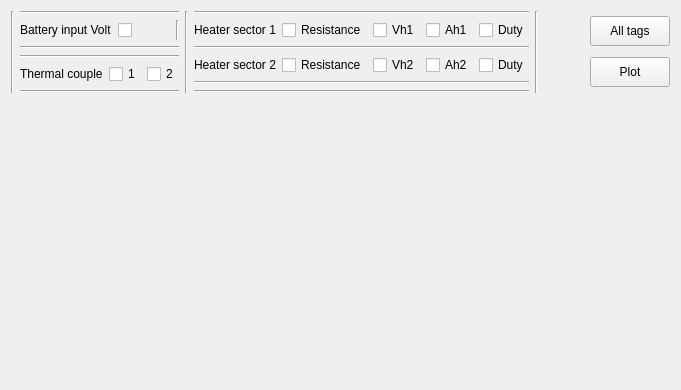
              <widget class="QWidget" name="tab_9">
               <attribute name="title">
                <string>Curve</string>
               </attribute>
               <layout class="QGridLayout" name="gridLayout_11">
                <item row="0" column="2">
                 <layout class="QVBoxLayout" name="verticalLayout_25">
                  <item>
                   <widget class="QPushButton" name="Log_display_recover">
                    <property name="maximumSize">
                     <size>
                      <width>16777215</width>
                      <height>30</height>
                     </size>
                    </property>
                    <property name="styleSheet">
                     <string notr="true">font: 14px &quot;Tahoma&quot;;</string>
                    </property>
                    <property name="text">
                     <string>All tags</string>
                    </property>
                   </widget>
                  </item>
                  <item>
                   <widget class="QPushButton" name="Log_display_change">
                    <property name="maximumSize">
                     <size>
                      <width>16777215</width>
                      <height>30</height>
                     </size>
                    </property>
                    <property name="styleSheet">
                     <string notr="true">font: 14px &quot;Tahoma&quot;;</string>
                    </property>
                    <property name="text">
                     <string>Plot</string>
                    </property>
                   </widget>
                  </item>
                 </layout>
                </item>
                <item row="1" column="0" colspan="3">
                 <widget class="QCustomPlot" name="BAT_customplot_Heat" native="true">
                  <property name="minimumSize">
                   <size>
                    <width>0</width>
                    <height>280</height>
                   </size>
                  </property>
                  <property name="styleSheet">
                   <string notr="true">font: 14px &quot;Tahoma&quot;;</string>
                  </property>
                 </widget>
                </item>
                <item row="0" column="0">
                 <layout class="QHBoxLayout" name="horizontalLayout_57">
                  <item>
                   <layout class="QHBoxLayout" name="horizontalLayout_58">
                    <item>
                     <widget class="Line" name="line_101">
                      <property name="maximumSize">
                       <size>
                        <width>110</width>
                        <height>16777215</height>
                       </size>
                      </property>
                      <property name="orientation">
                       <enum>Qt::Vertical</enum>
                      </property>
                     </widget>
                    </item>
                    <item>
                     <layout class="QVBoxLayout" name="verticalLayout_26">
                      <item>
                       <widget class="Line" name="line_102">
                        <property name="orientation">
                         <enum>Qt::Horizontal</enum>
                        </property>
                       </widget>
                      </item>
                      <item>
                       <layout class="QHBoxLayout" name="horizontalLayout_59">
                        <item>
                         <layout class="QHBoxLayout" name="horizontalLayout_91">
                          <item>
                           <widget class="QLabel" name="label_63">
                            <property name="maximumSize">
                             <size>
                              <width>16777215</width>
                              <height>30</height>
                             </size>
                            </property>
                            <property name="styleSheet">
                             <string notr="true">font: 14px &quot;Tahoma&quot;;</string>
                            </property>
                            <property name="text">
                             <string>Battery input Volt</string>
                            </property>
                           </widget>
                          </item>
                          <item>
                           <widget class="QCheckBox" name="PPS_Volt_Log_State_act">
                            <property name="maximumSize">
                             <size>
                              <width>16777215</width>
                              <height>30</height>
                             </size>
                            </property>
                            <property name="styleSheet">
                             <string notr="true">font: 14px &quot;Tahoma&quot;;</string>
                            </property>
                            <property name="text">
                             <string/>
                            </property>
                           </widget>
                          </item>
                         </layout>
                        </item>
                        <item>
                         <widget class="Line" name="line_103">
                          <property name="orientation">
                           <enum>Qt::Vertical</enum>
                          </property>
                         </widget>
                        </item>
                       </layout>
                      </item>
                      <item>
                       <widget class="Line" name="line_104">
                        <property name="orientation">
                         <enum>Qt::Horizontal</enum>
                        </property>
                       </widget>
                      </item>
                      <item>
                       <widget class="Line" name="line_106">
                        <property name="orientation">
                         <enum>Qt::Horizontal</enum>
                        </property>
                       </widget>
                      </item>
                      <item>
                       <layout class="QHBoxLayout" name="horizontalLayout_81">
                        <item>
                         <widget class="QLabel" name="label_67">
                          <property name="maximumSize">
                           <size>
                            <width>100</width>
                            <height>30</height>
                           </size>
                          </property>
                          <property name="styleSheet">
                           <string notr="true">font: 14px &quot;Tahoma&quot;;</string>
                          </property>
                          <property name="text">
                           <string>Thermal couple</string>
                          </property>
                         </widget>
                        </item>
                        <item>
                         <layout class="QHBoxLayout" name="horizontalLayout_93">
                          <item>
                           <widget class="QCheckBox" name="TC1_Log_State_act">
                            <property name="maximumSize">
                             <size>
                              <width>16777215</width>
                              <height>30</height>
                             </size>
                            </property>
                            <property name="styleSheet">
                             <string notr="true">font: 14px &quot;Tahoma&quot;;</string>
                            </property>
                            <property name="text">
                             <string>1</string>
                            </property>
                           </widget>
                          </item>
                          <item>
                           <widget class="QCheckBox" name="TC2_Log_State_act">
                            <property name="maximumSize">
                             <size>
                              <width>16777215</width>
                              <height>30</height>
                             </size>
                            </property>
                            <property name="styleSheet">
                             <string notr="true">font: 14px &quot;Tahoma&quot;;</string>
                            </property>
                            <property name="text">
                             <string>2</string>
                            </property>
                           </widget>
                          </item>
                         </layout>
                        </item>
                       </layout>
                      </item>
                      <item>
                       <widget class="Line" name="line_108">
                        <property name="orientation">
                         <enum>Qt::Horizontal</enum>
                        </property>
                       </widget>
                      </item>
                     </layout>
                    </item>
                    <item>
                     <widget class="Line" name="line_107">
                      <property name="maximumSize">
                       <size>
                        <width>110</width>
                        <height>16777215</height>
                       </size>
                      </property>
                      <property name="orientation">
                       <enum>Qt::Vertical</enum>
                      </property>
                     </widget>
                    </item>
                   </layout>
                  </item>
                  <item>
                   <layout class="QVBoxLayout" name="verticalLayout_27">
                    <item>
                     <widget class="Line" name="line_109">
                      <property name="orientation">
                       <enum>Qt::Horizontal</enum>
                      </property>
                     </widget>
                    </item>
                    <item>
                     <layout class="QHBoxLayout" name="horizontalLayout_94">
                      <item>
                       <widget class="QLabel" name="label_68">
                        <property name="maximumSize">
                         <size>
                          <width>100</width>
                          <height>30</height>
                         </size>
                        </property>
                        <property name="styleSheet">
                         <string notr="true">font: 14px &quot;Tahoma&quot;;</string>
                        </property>
                        <property name="text">
                         <string>Heater sector 1</string>
                        </property>
                       </widget>
                      </item>
                      <item>
                       <layout class="QHBoxLayout" name="horizontalLayout_99">
                        <item>
                         <layout class="QHBoxLayout" name="horizontalLayout_100">
                          <item>
                           <widget class="QCheckBox" name="HS1_Resi_Log_State_act">
                            <property name="maximumSize">
                             <size>
                              <width>85</width>
                              <height>30</height>
                             </size>
                            </property>
                            <property name="styleSheet">
                             <string notr="true">font: 14px &quot;Tahoma&quot;;</string>
                            </property>
                            <property name="text">
                             <string>Resistance</string>
                            </property>
                           </widget>
                          </item>
                         </layout>
                        </item>
                        <item>
                         <layout class="QHBoxLayout" name="horizontalLayout_101">
                          <item>
                           <widget class="QCheckBox" name="HS1_Vh1_Log_State_act">
                            <property name="text">
                             <string>Vh1</string>
                            </property>
                           </widget>
                          </item>
                          <item>
                           <widget class="QCheckBox" name="HS1_Ah1_Log_State_act">
                            <property name="maximumSize">
                             <size>
                              <width>60</width>
                              <height>30</height>
                             </size>
                            </property>
                            <property name="styleSheet">
                             <string notr="true">font: 14px &quot;Tahoma&quot;;</string>
                            </property>
                            <property name="text">
                             <string>Ah1</string>
                            </property>
                           </widget>
                          </item>
                          <item>
                           <widget class="QCheckBox" name="HS1_Duty_Log_State_act">
                            <property name="maximumSize">
                             <size>
                              <width>55</width>
                              <height>30</height>
                             </size>
                            </property>
                            <property name="styleSheet">
                             <string notr="true">font: 14px &quot;Tahoma&quot;;</string>
                            </property>
                            <property name="text">
                             <string>Duty</string>
                            </property>
                           </widget>
                          </item>
                         </layout>
                        </item>
                       </layout>
                      </item>
                     </layout>
                    </item>
                    <item>
                     <widget class="Line" name="line_110">
                      <property name="orientation">
                       <enum>Qt::Horizontal</enum>
                      </property>
                     </widget>
                    </item>
                    <item>
                     <layout class="QHBoxLayout" name="horizontalLayout_102">
                      <item>
                       <widget class="QLabel" name="label_69">
                        <property name="maximumSize">
                         <size>
                          <width>100</width>
                          <height>30</height>
                         </size>
                        </property>
                        <property name="styleSheet">
                         <string notr="true">font: 14px &quot;Tahoma&quot;;</string>
                        </property>
                        <property name="text">
                         <string>Heater sector 2</string>
                        </property>
                       </widget>
                      </item>
                      <item>
                       <layout class="QHBoxLayout" name="horizontalLayout_103">
                        <item>
                         <layout class="QHBoxLayout" name="horizontalLayout_104">
                          <item>
                           <widget class="QCheckBox" name="HS2_Resi_Log_State_act">
                            <property name="maximumSize">
                             <size>
                              <width>85</width>
                              <height>30</height>
                             </size>
                            </property>
                            <property name="styleSheet">
                             <string notr="true">font: 14px &quot;Tahoma&quot;;</string>
                            </property>
                            <property name="text">
                             <string>Resistance</string>
                            </property>
                           </widget>
                          </item>
                         </layout>
                        </item>
                        <item>
                         <layout class="QHBoxLayout" name="horizontalLayout_126">
                          <item>
                           <widget class="QCheckBox" name="HS2_Vh2_Log_State_act">
                            <property name="text">
                             <string>Vh2</string>
                            </property>
                           </widget>
                          </item>
                          <item>
                           <widget class="QCheckBox" name="HS2_Ah2_Log_State_act">
                            <property name="maximumSize">
                             <size>
                              <width>60</width>
                              <height>30</height>
                             </size>
                            </property>
                            <property name="styleSheet">
                             <string notr="true">font: 14px &quot;Tahoma&quot;;</string>
                            </property>
                            <property name="text">
                             <string>Ah2</string>
                            </property>
                           </widget>
                          </item>
                          <item>
                           <widget class="QCheckBox" name="HS2_Duty_Log_State_act">
                            <property name="maximumSize">
                             <size>
                              <width>55</width>
                              <height>30</height>
                             </size>
                            </property>
                            <property name="styleSheet">
                             <string notr="true">font: 14px &quot;Tahoma&quot;;</string>
                            </property>
                            <property name="text">
                             <string>Duty</string>
                            </property>
                           </widget>
                          </item>
                         </layout>
                        </item>
                       </layout>
                      </item>
                     </layout>
                    </item>
                    <item>
                     <widget class="Line" name="line_111">
                      <property name="orientation">
                       <enum>Qt::Horizontal</enum>
                      </property>
                     </widget>
                    </item>
                    <item>
                     <widget class="Line" name="line_112">
                      <property name="orientation">
                       <enum>Qt::Horizontal</enum>
                      </property>
                     </widget>
                    </item>
                   </layout>
                  </item>
                  <item>
                   <widget class="Line" name="line_113">
                    <property name="orientation">
                     <enum>Qt::Vertical</enum>
                    </property>
                   </widget>
                  </item>
                 </layout>
                </item>
                <item row="0" column="1">
                 <spacer name="horizontalSpacer_8">
                  <property name="orientation">
                   <enum>Qt::Horizontal</enum>
                  </property>
                  <property name="sizeHint" stdset="0">
                   <size>
                    <width>40</width>
                    <height>20</height>
                   </size>
                  </property>
                 </spacer>
                </item>
               </layout>
              </widget>
